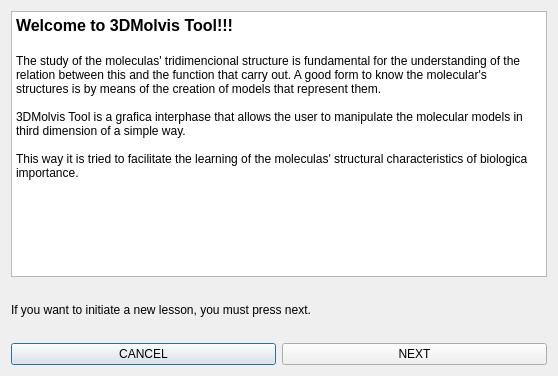
<ui version="4.0" >
 <class>INTRODUCCION</class>
 <widget class="QDialog" name="INTRODUCCION" >
  <property name="geometry" >
   <rect>
    <x>0</x>
    <y>0</y>
    <width>558</width>
    <height>376</height>
   </rect>
  </property>
  <property name="windowTitle" >
   <string>Dialog</string>
  </property>
  <layout class="QHBoxLayout" >
   <item>
    <layout class="QVBoxLayout" >
     <item>
      <layout class="QVBoxLayout" >
       <item>
        <widget class="QTextEdit" name="textEdit" >
         <property name="html" >
          <string>&lt;html>&lt;head>&lt;meta name="qrichtext" content="1" />&lt;style type="text/css">
p, li { white-space: pre-wrap; }
&lt;/style>&lt;/head>&lt;body style=" font-family:'Sans Serif'; font-size:9pt; font-weight:400; font-style:normal;">
&lt;p style=" margin-top:0px; margin-bottom:0px; margin-left:0px; margin-right:0px; -qt-block-indent:0; text-indent:0px;">&lt;span style=" font-size:12pt; font-weight:600;">Welcome to 3DMolvis Tool!!!&lt;/span>&lt;/p>
&lt;p style="-qt-paragraph-type:empty; margin-top:0px; margin-bottom:0px; margin-left:0px; margin-right:0px; -qt-block-indent:0; text-indent:0px; font-size:12pt; font-weight:600;">&lt;/p>
&lt;p style=" margin-top:0px; margin-bottom:0px; margin-left:0px; margin-right:0px; -qt-block-indent:0; text-indent:0px;">The study of the moleculas' tridimencional structure is fundamental for the understanding of the relation between this and the function that carry out. A good form to know the molecular's structures is by means of the creation of models that represent them.&lt;/p>
&lt;p style="-qt-paragraph-type:empty; margin-top:0px; margin-bottom:0px; margin-left:0px; margin-right:0px; -qt-block-indent:0; text-indent:0px;">&lt;/p>
&lt;p style=" margin-top:0px; margin-bottom:0px; margin-left:0px; margin-right:0px; -qt-block-indent:0; text-indent:0px;">3DMolvis Tool is a grafica interphase that allows the user to manipulate the molecular models in third dimension of a simple way.&lt;/p>
&lt;p style="-qt-paragraph-type:empty; margin-top:0px; margin-bottom:0px; margin-left:0px; margin-right:0px; -qt-block-indent:0; text-indent:0px;">&lt;/p>
&lt;p style=" margin-top:0px; margin-bottom:0px; margin-left:0px; margin-right:0px; -qt-block-indent:0; text-indent:0px;">This way it is tried to facilitate the learning of the moleculas' structural characteristics of biologica importance.&lt;/p>&lt;/body>&lt;/html></string>
         </property>
        </widget>
       </item>
       <item>
        <spacer>
         <property name="orientation" >
          <enum>Qt::Horizontal</enum>
         </property>
         <property name="sizeHint" >
          <size>
           <width>40</width>
           <height>20</height>
          </size>
         </property>
        </spacer>
       </item>
       <item>
        <widget class="QLabel" name="label" >
         <property name="text" >
          <string>If you want to initiate a new lesson, you must press next.</string>
         </property>
        </widget>
       </item>
      </layout>
     </item>
     <item>
      <spacer>
       <property name="orientation" >
        <enum>Qt::Horizontal</enum>
       </property>
       <property name="sizeHint" >
        <size>
         <width>40</width>
         <height>20</height>
        </size>
       </property>
      </spacer>
     </item>
     <item>
      <layout class="QHBoxLayout" >
       <item>
        <widget class="QPushButton" name="pushButton" >
         <property name="text" >
          <string>CANCEL</string>
         </property>
         <property name="icon" >
          <iconset resource="../../../resource/default.qrc" >:/icons/default/icons/cancel.png</iconset>
         </property>
        </widget>
       </item>
       <item>
        <widget class="QPushButton" name="pushButton_2" >
         <property name="text" >
          <string>NEXT</string>
         </property>
         <property name="icon" >
          <iconset resource="../../../resource/default.qrc" >:/icons/default/icons/book_next.png</iconset>
         </property>
        </widget>
       </item>
      </layout>
     </item>
    </layout>
   </item>
  </layout>
 </widget>
 <resources>
  <include location="../../../resource/default.qrc" />
 </resources>
 <connections/>
</ui>
